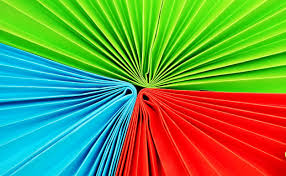
#> input picture codigos/imgrgb.jpg, 286 x 176 px
$ python topico-04.py
#> lines starting #> are read from the running program, lines starting #| are printed output that depends on the picture
#Tópico 4 – Abrir uma imagem colorida, transformar em HSV, visualizar e salvar cada um dos canais separadamente. Obs: Busquem compreender o que significa cada um dos canais.


import cv2
image = cv2.imread("imgrgb.jpg")
#> image is the input picture: shape (176, 286, 3); mean B, G, R 74.8, 146.9, 108.5
hsv = cv2.cvtColor(image, cv2.COLOR_BGR2HSV)
#> hsv: shape (176, 286, 3); mean H, S, V 54.8, 231.7, 214.4
h, s, v = cv2.split(hsv)
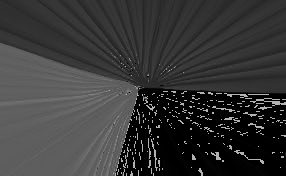
#> h: shape (176, 286); min 0, max 179, mean 54.8
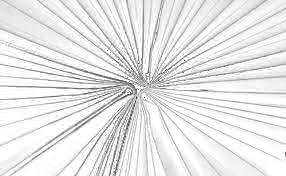
#> s: shape (176, 286); min 35, max 255, mean 231.7
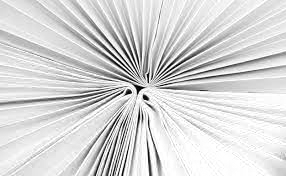
#> v: shape (176, 286); min 1, max 255, mean 214.4

cv2.imshow('HSV Image', hsv)
cv2.imshow('canal H',h)
cv2.imshow('canal S',s)
cv2.imshow('canal v',v)

cv2.waitKey(0)

cv2.imwrite('hsv_imagem.jpg', hsv)
cv2.imwrite('canal_h.jpg',h)
cv2.imwrite('canal_s.jpg',s)
cv2.imwrite('canal_v.jpg',v)
